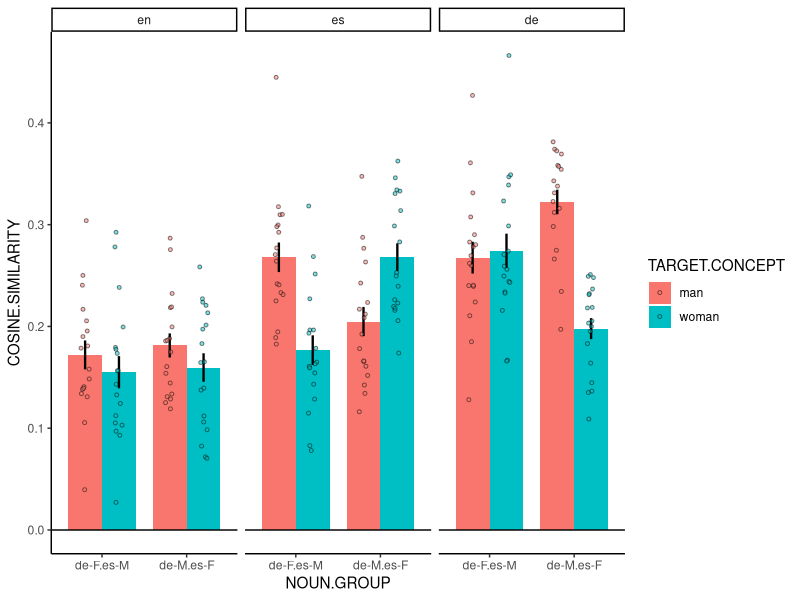
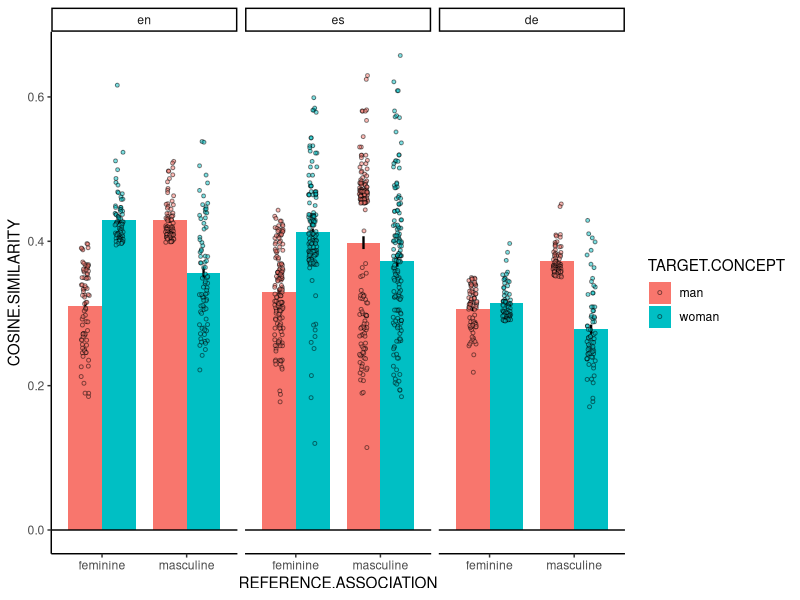
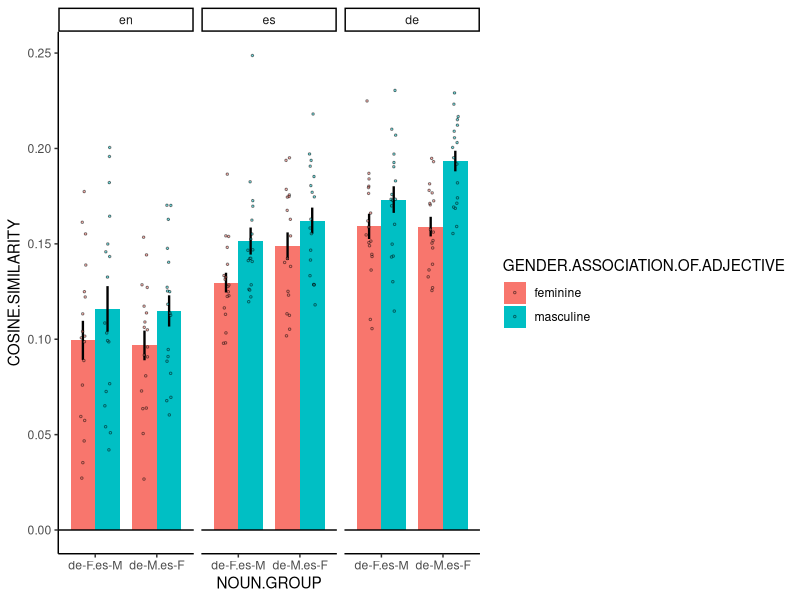

R code for these plots, in order:
## ---- chunk 1
rm(list = ls())

library(tidyverse)
library(ggplot2)
library(data.table)
library(lme4)
library(lmerTest)
## ---- chunk 2
dat.en = read.csv('../data/embeddings/control/en_embeddings_control.csv') 
dat.es = read.csv('../data/embeddings/control/es_embeddings_control.csv')
dat.de = read.csv('../data/embeddings/control/de_embeddings_control.csv')
dat = rbind(dat.en, dat.es, dat.de)
dat = dat %>% 
  mutate(TARGET.CONCEPT=ifelse(TARGET.WORD %in% c("woman", "Frau", "mujer"), "woman", "man"))
dat.nouns = dat %>% 
  filter(REFERENCE.GROUP=='nouns') %>% 
  filter(TARGET.GROUP=='genders') 
dat.adjectives = dat %>% filter(REFERENCE.GROUP=='adjectives') %>% filter(TARGET.GROUP=='genders')
## ---- chunk 3
noun_info = read.csv('../materials/matchings/reference/matchings_nouns.csv')
noun_info = noun_info %>% rename(REFERENCE.CONCEPT=translation, NOUN.GROUP=Group) %>%
  pivot_longer(!c(REFERENCE.CONCEPT, NOUN.GROUP), names_to = "LANGUAGE", values_to = "REFERENCE.WORD") %>%
  mutate(NOUN.GROUP=ifelse(NOUN.GROUP=="Spanish Masculine", "de-F.es-M", "de-M.es-F"))
## ---- chunk 4
dat.nouns = noun_info %>% merge(dat.nouns)
## ---- chunk 5
dat.nouns$REFERENCE.CONCEPT = as.factor(dat.nouns$REFERENCE.CONCEPT)   # random effect, reference level doesn't matter
dat.nouns$TARGET.CONCEPT = as.factor(dat.nouns$TARGET.CONCEPT)
contrasts(dat.nouns$TARGET.CONCEPT) = contr.sum(2)    # sum coding, mean between man and woman is the reference level
colnames(attr(dat.nouns$TARGET.CONCEPT, "contrasts")) = c("man-woman")
dat.nouns$LANGUAGE = factor(dat.nouns$LANGUAGE, levels=c("en", "es", "de"))   # dummy coding, en is the reference level
dat.nouns$NOUN.GROUP = as.factor(dat.nouns$NOUN.GROUP)
contrasts(dat.nouns$NOUN.GROUP) = contr.sum(2)    # sum coding, mean between man and woman is the reference level
colnames(attr(dat.nouns$NOUN.GROUP, "contrasts")) = c("groupdiff")
## ---- chunk 6
m = lmer(COSINE.SIMILARITY~LANGUAGE*TARGET.CONCEPT*NOUN.GROUP+(1+LANGUAGE|REFERENCE.CONCEPT), data=dat.nouns, REML=FALSE)
summary(m)
## ---- chunk 7
ggplot(data=dat.nouns, mapping=aes(x=NOUN.GROUP, y=COSINE.SIMILARITY, fill=TARGET.CONCEPT))+
  facet_wrap(~LANGUAGE)+
  stat_summary(geom='col', fun='mean',
               width=0.8, position='dodge')+
  stat_summary(geom='errorbar', fun.data='mean_se',
               color = 'black', size = 0.8, width=0, position=position_dodge(width=0.8))+
  geom_point(position=position_jitterdodge(jitter.width=0.2, jitter.height=0,
                                           dodge.width = 0.8), 
             size=1, alpha=0.5, shape=21, stroke=.5)+
  geom_hline(yintercept=0)+
  theme_classic()
## ---- chunk 8
dat.adjectives$REFERENCE.WORD = as.factor(dat.adjectives$REFERENCE.WORD)   # random effect, reference level doesn't matter
dat.adjectives$TARGET.CONCEPT = as.factor(dat.adjectives$TARGET.CONCEPT)
contrasts(dat.adjectives$TARGET.CONCEPT) = contr.sum(2)    # sum coding, mean between man and woman is the reference level
colnames(attr(dat.adjectives$TARGET.CONCEPT, "contrasts")) = c("man-woman")
dat.adjectives$LANGUAGE = factor(dat.adjectives$LANGUAGE, levels=c("en", "es", "de"))   # dummy coding, en is the reference level
dat.adjectives$REFERENCE.ASSOCIATION = as.factor(dat.adjectives$REFERENCE.ASSOCIATION)
contrasts(dat.adjectives$REFERENCE.ASSOCIATION) = contr.sum(2)    # sum coding, mean between man and woman is the reference level
colnames(attr(dat.adjectives$REFERENCE.ASSOCIATION, "contrasts")) = c("man-woman")
## ---- chunk 9
m = lmer(COSINE.SIMILARITY~LANGUAGE*TARGET.CONCEPT*REFERENCE.ASSOCIATION+(1|REFERENCE.WORD), data=dat.adjectives, REML=FALSE)
summary(m)
## ---- chunk 10
ggplot(data=dat.adjectives, mapping=aes(x=REFERENCE.ASSOCIATION, y=COSINE.SIMILARITY, fill=TARGET.CONCEPT))+
  facet_wrap(~LANGUAGE)+
  stat_summary(geom='col', fun='mean',
               width=0.8, position='dodge')+
  stat_summary(geom='errorbar', fun.data='mean_se',
               color = 'black', size = 0.8, width=0, position=position_dodge(width=0.8))+
  geom_point(position=position_jitterdodge(jitter.width=0.2, jitter.height=0,
                                           dodge.width = 0.8), 
             size=1, alpha=0.5, shape=21, stroke=.5)+
  geom_hline(yintercept=0)+
  theme_classic()
## ---- chunk 11
dat.crit.en = read.csv('../data/embeddings/experimental/en_embeddings_experimental.csv')
dat.crit.es = read.csv('../data/embeddings/experimental/es_embeddings_experimental.csv')
dat.crit.de = read.csv('../data/embeddings/experimental/de_embeddings_experimental.csv')
dat.crit = rbind(dat.crit.en, dat.crit.es, dat.crit.de)

# add noun group info
dat.crit = noun_info %>% merge(dat.crit, by.x=c('LANGUAGE', 'REFERENCE.WORD'), by.y=c('LANGUAGE', 'NOUN'))
## ---- chunk 12
dat.crit$REFERENCE.CONCEPT = as.factor(dat.crit$REFERENCE.CONCEPT)   # random effect, reference level doesn't matter
dat.crit$ADJECTIVE = as.factor(dat.crit$ADJECTIVE)   # random effect, reference level doesn't matter
dat.crit$GENDER.ASSOCIATION.OF.ADJECTIVE = as.factor(dat.crit$GENDER.ASSOCIATION.OF.ADJECTIVE)
contrasts(dat.crit$GENDER.ASSOCIATION.OF.ADJECTIVE) = contr.sum(2)    # sum coding, mean between man and woman is the reference level
colnames(attr(dat.crit$GENDER.ASSOCIATION.OF.ADJECTIVE, "contrasts")) = c("masc-fem")
dat.crit$LANGUAGE = factor(dat.crit$LANGUAGE, levels=c("en", "es", "de"))   # dummy coding, en is the reference level
dat.crit$NOUN.GROUP = as.factor(dat.crit$NOUN.GROUP)
contrasts(dat.crit$NOUN.GROUP) = contr.sum(2)    # sum coding, mean between man and woman is the reference level
colnames(attr(dat.crit$NOUN.GROUP, "contrasts")) = c("groupdiff")
## ---- chunk 13
m = lmer(COSINE.SIMILARITY~LANGUAGE*NOUN.GROUP*GENDER.ASSOCIATION.OF.ADJECTIVE+(1+LANGUAGE|REFERENCE.CONCEPT)+(1|ADJECTIVE), data=dat.crit, REML=FALSE)
summary(m)
## ---- chunk 14

dat.crit.by_adjective = dat.crit %>%
  group_by(ADJECTIVE,LANGUAGE,NOUN.GROUP,GENDER.ASSOCIATION.OF.ADJECTIVE) %>% summarize(COSINE.SIMILARITY=mean(COSINE.SIMILARITY))
dat.crit.by_noun = dat.crit %>%
  group_by(REFERENCE.WORD,LANGUAGE,NOUN.GROUP,GENDER.ASSOCIATION.OF.ADJECTIVE) %>% summarize(COSINE.SIMILARITY=mean(COSINE.SIMILARITY))

ggplot(data=dat.crit.by_noun, mapping=aes(x=NOUN.GROUP, y=COSINE.SIMILARITY, fill=GENDER.ASSOCIATION.OF.ADJECTIVE))+
  facet_wrap(~LANGUAGE)+
  stat_summary(geom='col', fun='mean',
               width=0.8, position='dodge')+
  stat_summary(geom='errorbar', fun.data='mean_se',
               color = 'black', size = 0.8, width=0, position=position_dodge(width=0.8))+
  geom_point(position=position_jitterdodge(jitter.width=0.2, jitter.height=0,
                                           dodge.width = 0.8), 
             size=.5, alpha=0.5, shape=21, stroke=.5)+
  geom_hline(yintercept=0)+
  theme_classic()
